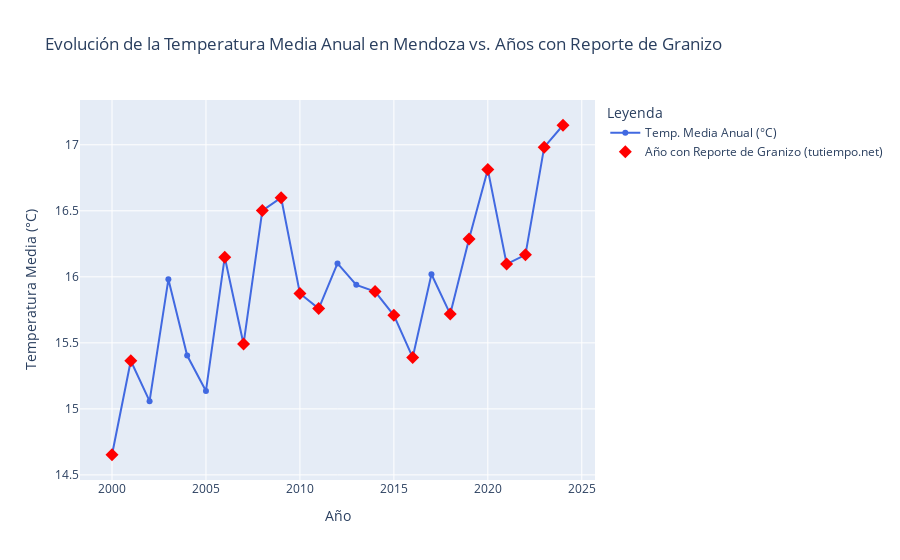

The notebook cell saved with this chart:
### Code cell
import pandas as pd
import plotly.graph_objects as go

# Suponiendo que 'df' es tu DataFrame consolidado y limpio de la NOAA,
# y 'df_hotlist' es el DataFrame con los años de granizo de tutiempo.net.

print("Preparando los datos para el gráfico de series de tiempo...")

# --- 1. Preparación de Datos ---

# Asegurarnos de que 'date' sea un objeto datetime
df['date'] = pd.to_datetime(df['date'])
# Extraemos el año en una nueva columna
df['año'] = df['date'].dt.year

# Calculamos el promedio anual de las variables clave para todas las estaciones juntas
# Usamos .reset_index() para convertir el resultado de groupby de nuevo en un DataFrame
df_anual = df.groupby('año')[['TAVG', 'TMAX', 'PRCP']].mean().reset_index()


# --- 2. Preparación de los Puntos de Granizo ---

# Vamos a enfocarnos en una estación para que el gráfico sea más claro.
# Podés cambiar "Mendoza Aerodrome" por otra de las estaciones.
hotlist_filtrada = df_hotlist[df_hotlist['station_name'] == "Mendoza Aerodrome"]
años_con_granizo = hotlist_filtrada['año'].unique()

# Filtramos los datos anuales para quedarnos solo con los años donde hubo granizo
df_granizo_anual = df_anual[df_anual['año'].isin(años_con_granizo)]


# --- 3. Creación del Gráfico ---
print("Creando el gráfico...")

# Creamos una figura
fig = go.Figure()

# Añadimos la línea de la evolución de la temperatura media
fig.add_trace(go.Scatter(
    x=df_anual['año'],
    y=df_anual['TAVG'],
    mode='lines+markers',
    name='Temp. Media Anual (°C)',
    line=dict(color='royalblue', width=2)
))

# Añadimos los puntos que marcan los años con reportes de granizo
fig.add_trace(go.Scatter(
    x=df_granizo_anual['año'],
    y=df_granizo_anual['TAVG'],
    mode='markers',
    name='Año con Reporte de Granizo (tutiempo.net)',
    marker=dict(
        color='red',
        size=10,
        symbol='diamond'
    )
))

# Personalizamos el diseño del gráfico
fig.update_layout(
    title_text='Evolución de la Temperatura Media Anual en Mendoza vs. Años con Reporte de Granizo',
    xaxis_title='Año',
    yaxis_title='Temperatura Media (°C)',
    legend_title='Leyenda'
)

fig.show()

# Para guardarlo en HTML
# fig.write_html("../reports/figures/evolucion_clima_vs_granizo.html")

### Figure 1 — Plotly figure (JSON) as saved in the notebook; plotly's stock layout.template omitted (floating-point values rounded to 4 significant figures)
{"data": [{"line": {"color": "royalblue", "width": 2}, "mode": "lines+markers", "name": "Temp. Media Anual (°C)", "type": "scatter", "x": [2000, 2001, 2002, 2003, 2004, 2005, 2006, 2007, 2008, 2009, 2010, 2011, 2012, 2013, 2014, 2015, 2016, 2017, 2018, 2019, 2020, 2021, 2022, 2023, 2024], "y": [14.65, 15.36, 15.06, 15.98, 15.4, 15.14, 16.15, 15.49, 16.5, 16.6, 15.87, 15.76, 16.1, 15.94, 15.89, 15.71, 15.39, 16.02, 15.72, 16.29, 16.81, 16.1, 16.17, 16.98, 17.15]}, {"marker": {"color": "red", "size": 10, "symbol": "diamond"}, "mode": "markers", "name": "Año con Reporte de Granizo (tutiempo.net)", "type": "scatter", "x": [2000, 2001, 2006, 2007, 2008, 2009, 2010, 2011, 2014, 2015, 2016, 2018, 2019, 2020, 2021, 2022, 2023, 2024], "y": [14.65, 15.36, 16.15, 15.49, 16.5, 16.6, 15.87, 15.76, 15.89, 15.71, 15.39, 15.72, 16.29, 16.81, 16.1, 16.17, 16.98, 17.15]}], "layout": {"legend": {"title": {"text": "Leyenda"}}, "title": {"text": "Evolución de la Temperatura Media Anual en Mendoza vs. Años con Reporte de Granizo"}, "xaxis": {"title": {"text": "Año"}}, "yaxis": {"title": {"text": "Temperatura Media (°C)"}}}}
